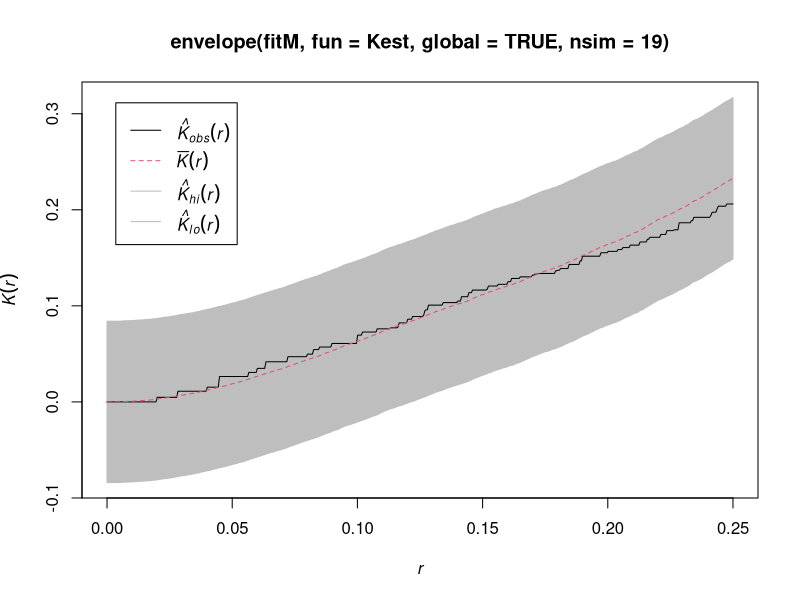

This chart was generated by the following R code: (Note: this script raises an error after producing the figure.)
# 1. Cox and Cluster modelms in kppm

library(spatstat)
data(redwood)
kppm(redwood, ~1, "MatClust")
#The function kppm is used in spatstat to fit Cox process or Cluster processes. 

fitM<- kppm(redwood, ~1, "MatClust")
fitM
plot(envelope(fitM,fun=Kest,global=TRUE,nsim=19))
#Kest to test the model at 5% level of significance

# 2. Gibbs models in ppm
data(swedishpines)
ppm(swedishpines, ~1, Strauss(9))
ppm()
